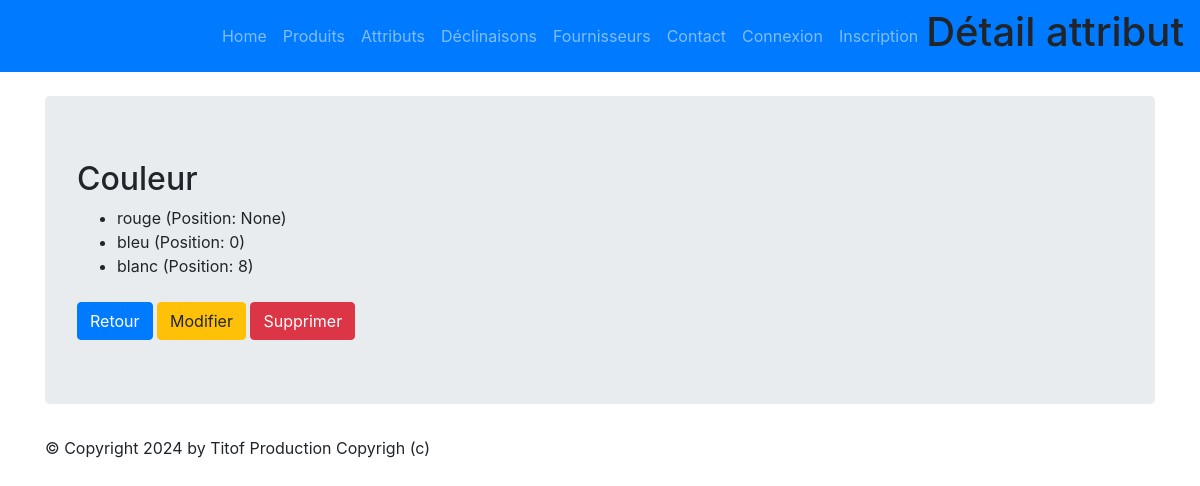
The app's page /monapp/attribute/1 with its own data.
### monapp/models.py (models this page shows, shortened)
class ProductAttribute(models.Model):
    class Meta:
        verbose_name = "Attribut"
    name =  models.CharField(max_length=100)

class ProductAttributeValue(models.Model):
    class Meta:
        verbose_name = "Valeur attribut"
        ordering = ['position']
    value              = models.CharField(max_length=100)
    product_attribute  = models.ForeignKey('ProductAttribute', verbose_name="Unité", on_delete=models.CASCADE)
    position           = models.PositiveSmallIntegerField("Position", null=True, blank=True)

### monapp/views.py (the view)
# urls.py: path("attribute/<pk>",views.ProductAttributeDetailView.as_view(), name="attribute-detail"),
class ProductAttributeDetailView(DetailView):
  model = ProductAttribute
  template_name = "monapp/detail_attribute.html"
  context_object_name = "productattribute"
  def get_context_data(self, **kwargs):
    context = super(ProductAttributeDetailView, self).get_context_data(**kwargs)
    context['titremenu'] = "Détail attribut"
    context['values']=ProductAttributeValue.objects.filter(product_attribute=self.object).order_by('position')
    return context

### monapp/templates/monapp/detail_attribute.html (shortened to what this page needs)
{% extends 'monapp/base.html' %}
{% block menu %}
<h1>{{titremenu}}</h1>
{% endblock %}
{% block contenu %}
<h2>{{ productattribute.name }}</h2>
<ul>
    {% for value in values %}
    <li>{{ value.value }} (Position: {{ value.position }})</li>
    {% empty %}
    <li>Aucune valeur disponible pour cet attribut.</li>
    {% endfor %}
</ul>
<a href="{% url 'attribute-list' %}" class="btn btn-primary mt-2">Retour</a>
<a href="{% url 'attribute-update' productattribute.id %}" class="btn btn-warning mt-2">Modifier</a>
<a href="{% url 'attribute-delete' productattribute.id %}" class="btn btn-danger mt-2">Supprimer</a>
{% endblock %}

### records on screen
ProductAttribute: name "Couleur"
ProductAttributeValue: value "rouge", position "None"
ProductAttributeValue: value "bleu", position "0"
ProductAttributeValue: value "blanc", position "8"

### other values on screen
{{ titremenu }} "Détail attribut"
